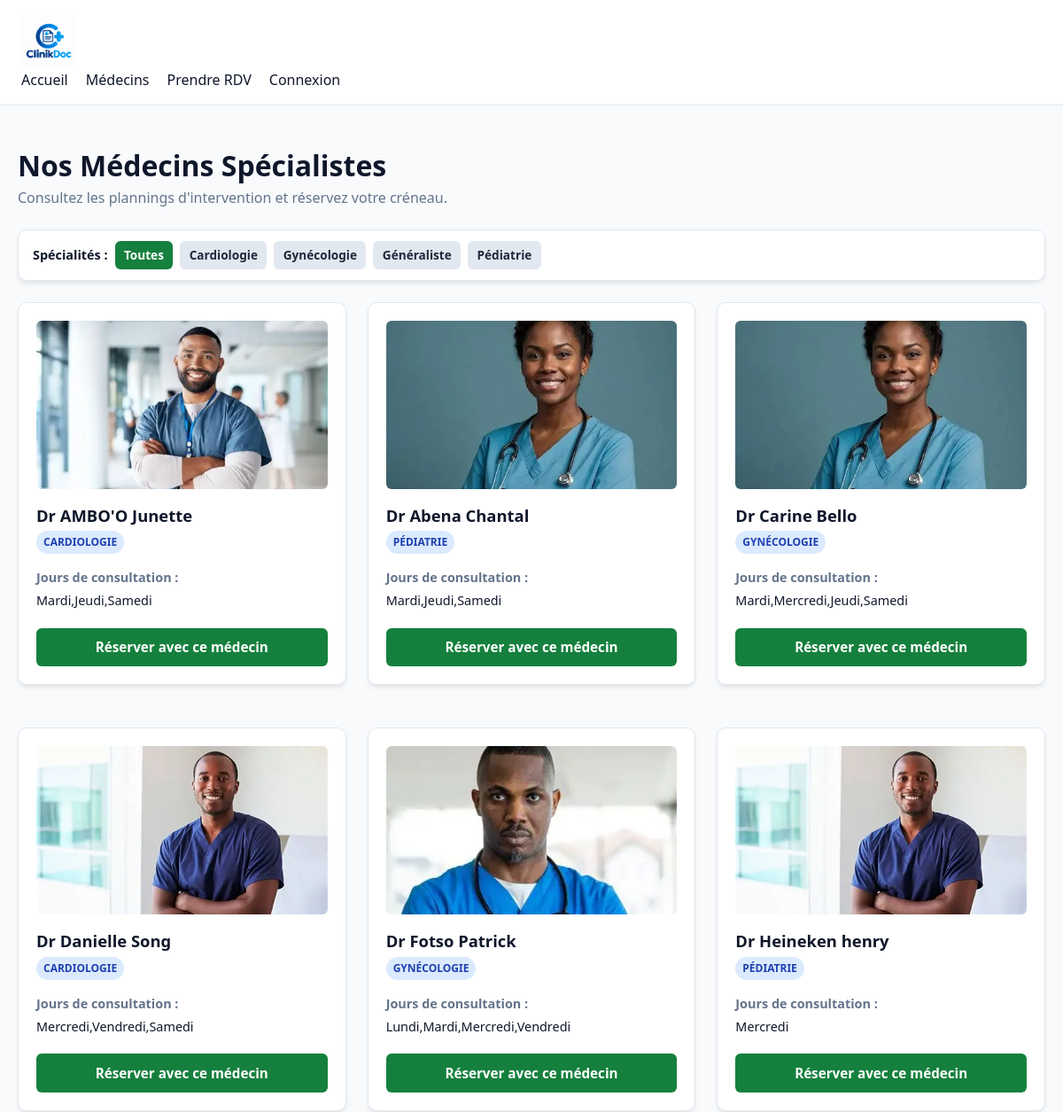
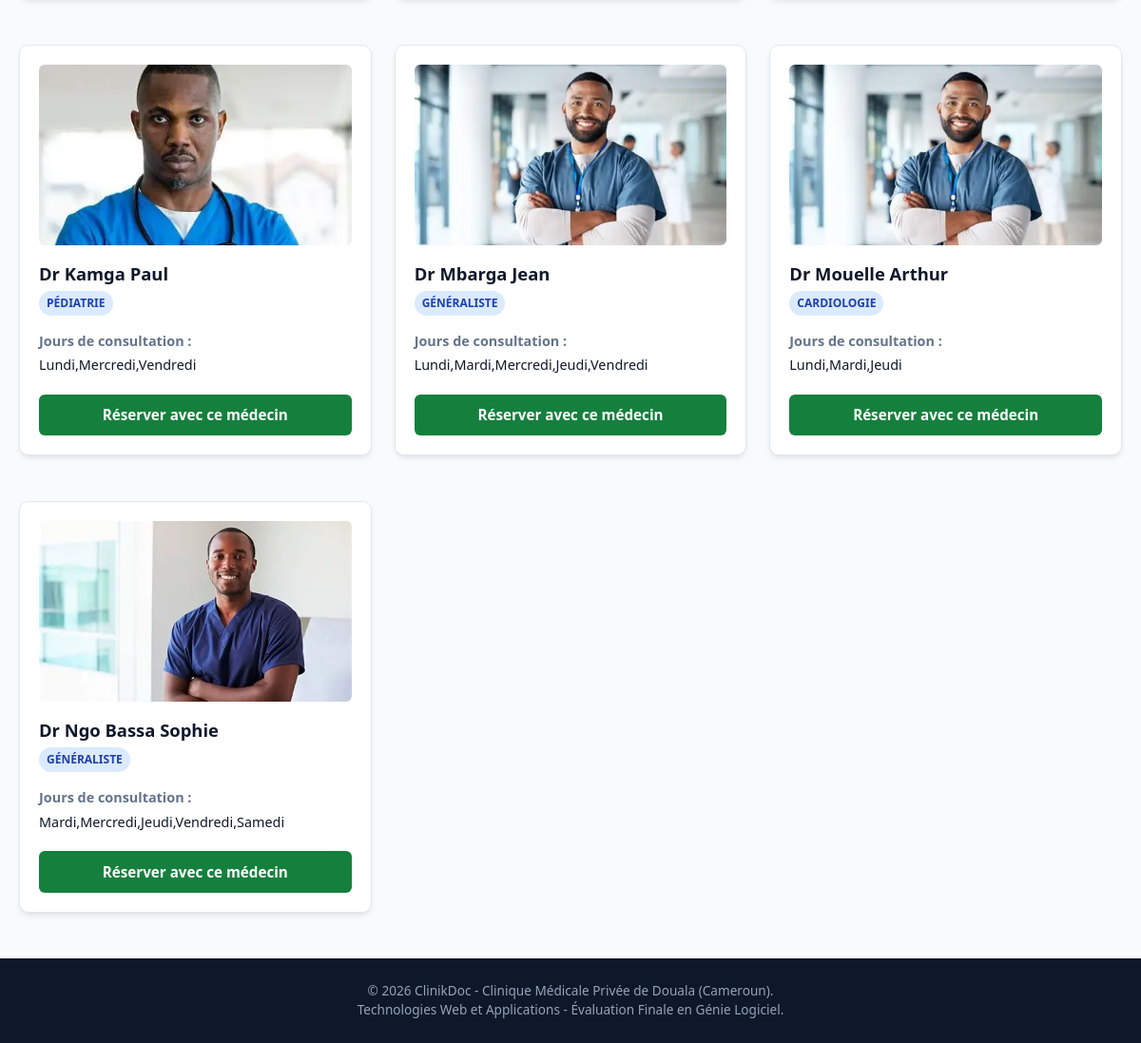
Page /medecins on the committed database (2 pictures, top to bottom).
### tables this page shows
CREATE TABLE medecins (
    id INTEGER PRIMARY KEY AUTOINCREMENT,
    nom TEXT NOT NULL,
    specialite TEXT NOT NULL CHECK (specialite IN ('Généraliste', 'Pédiatrie', 'Gynécologie', 'Cardiologie')),
    photo TEXT NOT NULL DEFAULT 'default_doc.png',
    jours_consultation TEXT NOT NULL, -- Ex: 'Lundi,Mardi,Jeudi'
    actif INTEGER NOT NULL DEFAULT 1 CHECK (actif IN (0, 1))
, login TEXT, empreinte TEXT);

### app.py (the view)
@app.route("/medecins")
def medecins():
    specialite = request.args.get("specialite", "").strip()
    db = get_db()
    specialites = [row["specialite"] for row in db.execute(
        "SELECT DISTINCT specialite FROM medecins WHERE actif = 1 ORDER BY specialite"
    ).fetchall()]
    if specialite and specialite in specialites:
        liste_medecins = db.execute(
            "SELECT * FROM medecins WHERE actif = 1 AND specialite = ? ORDER BY nom",
            (specialite,)
        ).fetchall()
    else:
        liste_medecins = db.execute(
            "SELECT * FROM medecins WHERE actif = 1 ORDER BY nom"
        ).fetchall()
    return render_template("medecins.html",
                           medecins=liste_medecins,
                           specialites=specialites,
                           specialite_active=specialite)

### app.py (called while the page is built, shortened)
def get_db():
    if "db" not in g:
        g.db = sqlite3.connect(app.config["DATABASE"])
        g.db.row_factory = sqlite3.Row  # Accès aux colonnes par leur nom
        g.db.execute("PRAGMA foreign_keys = ON;")
        colonnes = {row["name"] for row in g.db.execute("PRAGMA table_info(medecins)")}
        if "login" not in colonnes:
            g.db.execute("ALTER TABLE medecins ADD COLUMN login TEXT")
        if "empreinte" not in colonnes:
            g.db.execute("ALTER TABLE medecins ADD COLUMN empreinte TEXT")
        g.db.execute(
            "CREATE UNIQUE INDEX IF NOT EXISTS idx_medecins_login ON medecins(login) WHERE login IS NOT NULL"
        )
    return g.db

@app.teardown_appcontext
def fermer_db(exception=None):
    db = g.pop("db", None)
    if db is not None:
        db.close()

### templates/medecins.html (shortened to what this page needs)
{% extends "base.html" %}
{% block contenu %}
<div style="margin-bottom: 1.5rem;">
  <h1>Nos Médecins Spécialistes</h1>
  <p style="color: var(--text-muted);">Consultez les plannings d'intervention et réservez votre créneau.</p>
</div>
<div class="card" style="padding: 0.75rem 1rem; margin-bottom: 1.5rem;">
  <div style="display: flex; gap: 0.5rem; flex-wrap: wrap; align-items: center;">
    <span style="font-weight: 600; font-size: 0.9rem;">Spécialités :</span>
    <a href="{{ url_for('medecins') }}"
       class="btn btn-sm {% if not specialite_active %}btn-primary{% else %}btn-secondary{% endif %}">
       Toutes
    </a>
    {% for spec in specialites %}
      <a href="{{ url_for('medecins', specialite=spec) }}"
         class="btn btn-sm {% if specialite_active == spec %}btn-primary{% else %}btn-secondary{% endif %}">
         {{ spec }}
      </a>
    {% endfor %}
  </div>
</div>
<div class="grid-3">
  {% set portraits = ['OIP.webp', 'OIP (1).webp', 'OIP (2).webp', 'OIP (3).webp'] %}
  {% for medecin in medecins %}
    <article class="card">
      <img class="doctor-photo" src="{{ url_for('static', filename='images/' ~ portraits[(medecin.id - 1) % portraits|length]) }}" alt="Portrait de {{ medecin.nom }}">
      <div style="display: flex; align-items: center; gap: 1rem; margin-bottom: 1rem;">
        <div>
          <h2 style="font-size: 1.15rem; margin-bottom: 0.2rem;">{{ medecin.nom }}</h2>
          <span class="badge badge-prevu">{{ medecin.specialite }}</span>
        </div>
      </div>
      <div style="font-size: 0.9rem; margin-bottom: 1.25rem;">
        <p style="color: var(--text-muted); margin-bottom: 0.25rem;"><strong>Jours de consultation :</strong></p>
        <p>{{ medecin.jours_consultation }}</p>
      </div>
      <a href="{{ url_for('reserver', medecin_id=medecin.id) }}" class="btn btn-primary" style="width: 100%;">
        Réserver avec ce médecin
      </a>
    </article>
  {% else %}
    <p style="grid-column: 1 / -1; text-align: center; color: var(--text-muted);">Aucun médecin trouvé dans cette spécialité.</p>
  {% endfor %}
</div>
{% endblock %}

### public/static/css/style.css (style rules this page uses)
:root { --primary: #15803d; --primary-hover: #166534; --primary-light: #dcfce7; --secondary: #0284c7; --accent: #f97316; --bg-page: #f8fafc; --bg-card: #ffffff; --text-main: #0f172a; --text-muted: #64748b; --border-color: #e2e8f0; --danger: #dc2626; --danger-light: #fee2e2; --success: #16a34a; --radius-sm: 6px; --radius-md: 10px; --shadow: 0 4px 6px -1px rgba(0, 0, 0, 0.08), 0 2px 4px -2px rgba(0, 0, 0, 0.05); }
*, *::before, *::after { box-sizing: border-box; margin: 0; padding: 0; }
body { font-family: system-ui, -apple-system, "Segoe UI", Roboto, Helvetica, Arial, sans-serif; background-color: var(--bg-page); color: var(--text-main); line-height: 1.5; display: flex; flex-direction: column; min-height: 100vh; }
img { max-width: 100%; height: auto; display: block; }
a { color: var(--secondary); text-decoration: none; }
.doctor-photo { width: 100%; height: 190px; object-fit: cover; object-position: center 30%; border-radius: var(--radius-sm); margin-bottom: 1rem; }
.btn { display: inline-block; padding: 0.65rem 1.25rem; font-size: 0.95rem; font-weight: 600; border-radius: var(--radius-sm); border: none; cursor: pointer; text-align: center; transition: background-color 0.15s ease-in-out; }
.btn-primary { background-color: var(--primary); color: #ffffff; }
.btn-secondary { background-color: #e2e8f0; color: #1e293b; }
.btn-sm { padding: 0.35rem 0.65rem; font-size: 0.85rem; }
.card { background-color: var(--bg-card); border: 1px solid var(--border-color); border-radius: var(--radius-md); padding: 1.25rem; box-shadow: var(--shadow); margin-bottom: 1.5rem; }
.badge { display: inline-block; padding: 0.25rem 0.5rem; font-size: 0.75rem; font-weight: 700; text-transform: uppercase; border-radius: 9999px; }
.badge-prevu { background-color: #dbeafe; color: #1e40af; }
@media (min-width: 1024px) { .grid-3 { display: grid; grid-template-columns: repeat(3, 1fr); gap: 1.5rem; } }

### rows in the picture
medecins: nom "Dr AMBO'O Junette", specialite "CARDIOLOGIE", jours_consultation "Mardi,Jeudi,Samedi"
medecins: nom "Dr Abena Chantal", specialite "PÉDIATRIE", jours_consultation "Mardi,Jeudi,Samedi"
medecins: nom "Dr Carine Bello", specialite "GYNÉCOLOGIE", jours_consultation "Mardi,Mercredi,Jeudi,Samedi"
medecins: nom "Dr Danielle Song", specialite "CARDIOLOGIE", jours_consultation "Mercredi,Vendredi,Samedi"
medecins: nom "Dr Fotso Patrick", specialite "GYNÉCOLOGIE", jours_consultation "Lundi,Mardi,Mercredi,Vendredi"
medecins: nom "Dr Heineken henry", specialite "PÉDIATRIE", jours_consultation "Mercredi"
medecins: nom "Dr Kamga Paul", specialite "PÉDIATRIE", jours_consultation "Lundi,Mercredi,Vendredi"
medecins: nom "Dr Mbarga Jean", specialite "GÉNÉRALISTE", jours_consultation "Lundi,Mardi,Mercredi,Jeudi,Vendredi"
medecins: nom "Dr Mouelle Arthur", specialite "CARDIOLOGIE", jours_consultation "Lundi,Mardi,Jeudi"
medecins: nom "Dr Ngo Bassa Sophie", specialite "GÉNÉRALISTE", jours_consultation "Mardi,Mercredi,Jeudi,Vendredi,Samedi"

### other values in the picture
{{ spec }} "Cardiologie" "Gynécologie" "Généraliste" "Pédiatrie"
